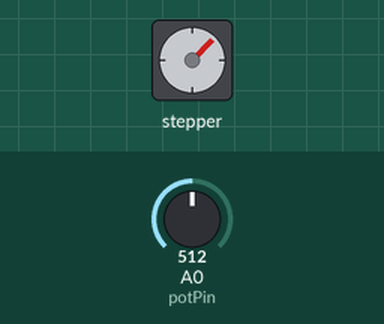
Recording of a sketch running on a simulated Arduino Uno, built with avr-gcc and run on an emulated ATmega328P. Parts: stepper motor. The test bench sets the inputs (shaded band); at power-on: A0 (potPin) = 512. Stepper angles assume 2048 steps per turn.

Above: at 1.2 s.
1.3 s: A0 (potPin) set to 716
At 1.72 s:
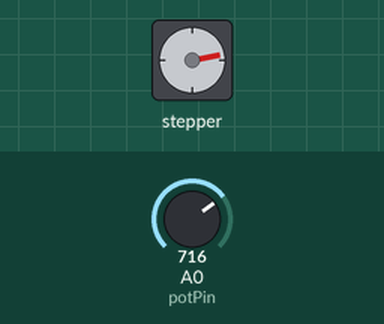
4.3 s: A0 (potPin) set to 122
At 5.2 s:
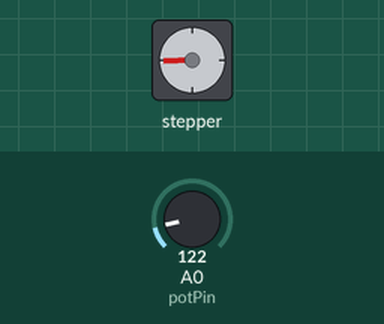
7.3 s: A0 (potPin) set to 306
At 7.7 s:
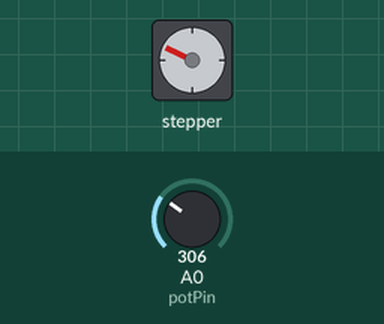
Timing chart, 0 to 16.3 s (numbered marks = the images above; inputs shaded):
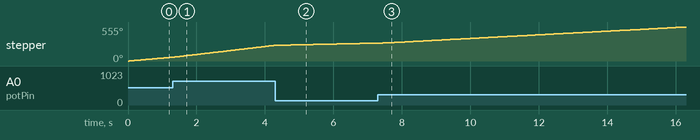

The sketch:

motor_speed_with_potentiometer.ino
```cpp
#include <Stepper.h>

int potPin = A0;
int potVal;
int stepsPerRevolution = 2048;

Stepper myStepper (stepsPerRevolution, 8, 10, 9, 11);

void setup() {
}

void loop() {
  potVal = analogRead(potPin);
  int stepSpeed = map(potVal, 0 , 1023, 0, 17);

  if (stepSpeed > 0) {
    myStepper.setSpeed(stepSpeed);
    myStepper.step(stepsPerRevolution / 100);
  }
}
```
